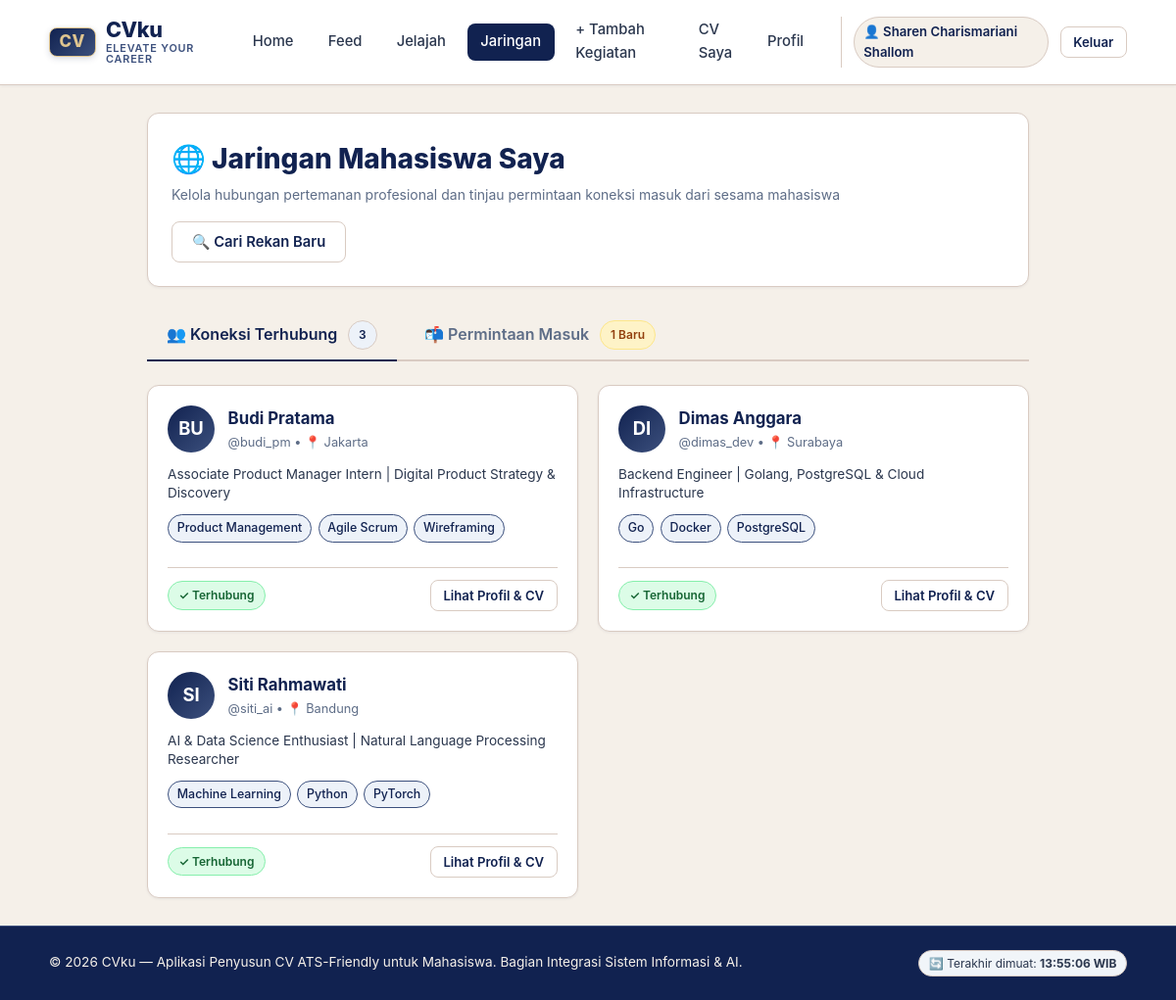
Screenshot of /jaringan (signed in) with the database file from the repository.
### tables this page shows
CREATE TABLE "pengguna" (
                id INTEGER PRIMARY KEY AUTOINCREMENT,
                username TEXT UNIQUE NOT NULL,
                password_hash TEXT NOT NULL,
                peran TEXT NOT NULL DEFAULT 'pengguna',
                nama TEXT,
                email TEXT,
                telepon TEXT,
                kota TEXT,
                linkedin TEXT,
                ringkasan TEXT,
                headline TEXT,
                skill TEXT
            );

CREATE TABLE koneksi (
            id INTEGER PRIMARY KEY AUTOINCREMENT,
            id_pengirim INTEGER NOT NULL REFERENCES pengguna(id),
            id_penerima INTEGER NOT NULL REFERENCES pengguna(id),
            status TEXT NOT NULL DEFAULT 'menunggu' CHECK (status IN ('menunggu', 'terhubung', 'ditolak')),
            dibuat_pada TEXT DEFAULT CURRENT_TIMESTAMP,
            UNIQUE(id_pengirim, id_penerima)
        );

### app.py (the view)
@app.route("/jaringan")
@login_required
def jaringan_page():
    user_id = session["user_id"]
    tab = request.args.get("tab", "koneksi")
    daftar = jaringan.daftar_koneksi(user_id)
    permintaan = jaringan.permintaan_masuk(user_id)
    return render_template(
        "jaringan.html",
        tab=tab,
        daftar_koneksi=daftar,
        permintaan_masuk=permintaan
    )

### app.py (called while the page is built)
@app.after_request
def add_no_cache_headers(response):
    response.headers["Cache-Control"] = "no-cache, no-store, must-revalidate, max-age=0"
    response.headers["Pragma"] = "no-cache"
    response.headers["Expires"] = "0"
    return response

@app.context_processor
def inject_waktu_server():
    return {
        "waktu_refresh": datetime.datetime.now().strftime("%H:%M:%S")
    }

def login_required(f):
    @wraps(f)
    def decorated_function(*args, **kwargs):
        if not session.get("user_id"):
            flash("Silakan masuk terlebih dahulu untuk mengakses halaman ini.", "warning")
            return redirect(url_for("login", next=request.path))
        return f(*args, **kwargs)
    return decorated_function

### db.py (called while the page is built)
def koneksi():
    con = sqlite3.connect(DB_PATH)
    con.row_factory = sqlite3.Row
    con.execute("PRAGMA foreign_keys = ON")
    return con

### jaringan.py (called while the page is built)
def _parse_skill(skill_str):
    if not skill_str:
        return []
    return [s.strip() for s in skill_str.split(",") if s.strip()]

def daftar_koneksi(id_pengguna: int):
    con = db.koneksi()
    try:
        sql = """
        SELECT
            u.id, u.username, u.nama, u.kota, u.headline, u.skill, u.linkedin,
            k.id AS id_koneksi, k.dibuat_pada
        FROM koneksi k
        JOIN pengguna u ON u.id = (
            CASE WHEN k.id_pengirim = ? THEN k.id_penerima ELSE k.id_pengirim END
        )
        WHERE (k.id_pengirim = ? OR k.id_penerima = ?) AND k.status = 'terhubung'
        ORDER BY k.id DESC
        """
        rows = [dict(r) for r in con.execute(sql, (id_pengguna, id_pengguna, id_pengguna)).fetchall()]
        for r in rows:
            all_skills = _parse_skill(r.get("skill"))
            r["skill_list"] = all_skills
            r["tiga_skill"] = all_skills[:3]
        return rows
    finally:
        con.close()

### templates/jaringan.html (shortened to what this page needs)
{% extends "base.html" %}
{% block content %}
<div style="max-width: 900px; margin: 0 auto;">
  <div class="card" style="margin-bottom: 1.5rem;">
    <div style="display: flex; justify-content: space-between; align-items: center; flex-wrap: wrap; gap: 1rem;">
      <div>
        <h1 class="card-title" style="font-size: 1.75rem; font-weight: 800;">
          🌐 Jaringan Mahasiswa Saya
        </h1>
        <p class="card-subtitle">
          Kelola hubungan pertemanan profesional dan tinjau permintaan koneksi masuk dari sesama mahasiswa
        </p>
      </div>
      <a href="{{ url_for('jelajah_page') }}" class="btn btn-outline">
        🔍 Cari Rekan Baru
      </a>
    </div>
  </div>
  <div class="tabs-nav">
    <a href="{{ url_for('jaringan_page', tab='koneksi') }}" class="tab-link {% if tab != 'permintaan' %}active{% endif %}">
      👥 Koneksi Terhubung
      <span class="badge badge-section" style="font-size: 0.75rem; margin-left: 0.25rem;">
        {{ daftar_koneksi|length }}
      </span>
    </a>
    <a href="{{ url_for('jaringan_page', tab='permintaan') }}" class="tab-link {% if tab == 'permintaan' %}active{% endif %}">
      📬 Permintaan Masuk
      {% if permintaan_masuk|length > 0 %}
        <span class="badge" style="background-color: #fef3c7; color: #92400e; border: 1px solid #fde68a; font-size: 0.75rem; margin-left: 0.25rem;">
          {{ permintaan_masuk|length }} Baru
        </span>
      {% else %}
        <span class="badge badge-section" style="font-size: 0.75rem; margin-left: 0.25rem;">0</span>
      {% endif %}
    </a>
  </div>
  {% if tab != 'permintaan' %}
    {% if daftar_koneksi %}
      <div class="user-card-grid" style="margin-top: 0;">
        {% for k in daftar_koneksi %}
          <div class="user-card">
            <div>
              <div style="display: flex; align-items: flex-start; gap: 0.85rem; margin-bottom: 0.75rem;">
                <div class="avatar-circle">
                  {{ (k.nama or k.username)[:2]|upper }}
                </div>
                <div style="flex: 1; min-width: 0;">
                  <h3 style="font-size: 1.05rem; font-weight: 700; margin: 0; white-space: nowrap; overflow: hidden; text-overflow: ellipsis;">
                    <a href="{{ url_for('profil_publik_page', id=k.id) }}" style="color: var(--dark);">
                      {{ k.nama or k.username }}
                    </a>
                  </h3>
                  <p style="font-size: 0.8rem; color: var(--muted); margin: 0.1rem 0 0 0;">
                    @{{ k.username }} {% if k.kota %}• 📍 {{ k.kota }}{% endif %}
                  </p>
                </div>
              </div>
              <p style="font-size: 0.85rem; color: var(--slate); line-height: 1.4; margin-bottom: 0.75rem; display: -webkit-box; -webkit-line-clamp: 2; -webkit-box-orient: vertical; overflow: hidden; min-height: 2.4rem;">
                {{ k.headline or 'Mahasiswa aktif di CVku Network.' }}
              </p>
              <div class="skill-tags">
                {% if k.tiga_skill %}
                  {% for s in k.tiga_skill %}
                    <span class="skill-tag skill-tag-primary">{{ s }}</span>
                  {% endfor %}
                {% endif %}
              </div>
            </div>
            <div style="display: flex; gap: 0.5rem; margin-top: 1rem; border-top: 1px solid var(--border); padding-top: 0.75rem; align-items: center; justify-content: space-between;">
              <span class="badge" style="background: #dcfce7; color: #166534; border: 1px solid #86efac; font-size: 0.75rem;">
                ✓ Terhubung
              </span>
              <a href="{{ url_for('profil_publik_page', id=k.id) }}" class="btn btn-outline btn-sm">
                Lihat Profil &amp; CV
              </a>
            </div>
          </div>
        {% endfor %}
      </div>
    {% endif %}
  {% endif %}
</div>
{% endblock %}

### static/css/style.css (style rules this page uses)
:root { --royal-blue: #112250; --royal-blue-hover: #0a1533; --sapphire: #3C507D; --sapphire-hover: #2b3a5c; --sapphire-light: #edf2f9; --quicksand: #E0C58F; --quicksand-hover: #d1b47b; --quicksand-light: #faf5ed; --swan-wing: #F5F0E9; --shellstone: #D9CBC2; --shellstone-light: #ebe2db; --primary: #112250; --primary-hover: #0a1533; --primary-light: #edf2f9; --secondary: #3C507D; --secondary-hover: #2b3a5c; --accent: #E0C58F; --accent-hover: #d1b47b; --dark: #112250; --slate: #2b374e; --muted: #5e6d87; --light: #F5F0E9; --white: #ffffff; --border: #D9CBC2; --border-focus: #3C507D; --success-bg: #e6f4ea; --success-text: #137333; --success-border: #a8dab5; --warning-bg: #faf5ed; --warning-text: #966914; --warning-border: #E0C58F; --danger-bg: #fee2e2; --danger-text: #991b1b; --danger-border: #fca5a5; --info-bg: #edf2f9; --info-text: #112250; --info-border: #D9CBC2; --shadow-sm: 0 1px 3px rgba(17, 34, 80, 0.06); --shadow: 0 4px 12px rgba(17, 34, 80, 0.08), 0 2px 4px rgba(17, 34, 80, 0.04); --shadow-lg: 0 14px 28px rgba(17, 34, 80, 0.12), 0 6px 12px rgba(17, 34, 80, 0.06); --radius-sm: 8px; --radius: 12px; --radius-lg: 18px; --radius-full: 9999px; --font-main: -apple-system, BlinkMacSystemFont, "Plus Jakarta Sans", "Segoe UI", Roboto, "Helvetica Neue", Arial, sans-serif; --font-cv: "Calibri", "Arial", sans-serif; }
*, *::before, *::after { box-sizing: border-box; margin: 0; padding: 0; }
body { font-family: var(--font-main); background-color: var(--swan-wing); color: var(--slate); line-height: 1.6; min-height: 100vh; display: flex; flex-direction: column; }
a { color: var(--sapphire); text-decoration: none; transition: all 0.15s ease; }
.card { background-color: var(--white); border-radius: var(--radius); border: 1px solid var(--border); box-shadow: var(--shadow-sm); padding: 1.5rem; margin-bottom: 1.5rem; }
.card-title { font-size: 1.25rem; font-weight: 700; color: var(--dark); }
.card-subtitle { font-size: 0.875rem; color: var(--muted); margin-top: 0.2rem; }
.btn { display: inline-flex; align-items: center; justify-content: center; gap: 0.5rem; padding: 0.6rem 1.25rem; font-size: 0.925rem; font-weight: 600; border-radius: var(--radius-sm); border: 1px solid transparent; cursor: pointer; transition: all 0.2s ease; text-decoration: none; line-height: 1.4; }
.btn-outline { background-color: var(--white); color: var(--dark); border-color: var(--shellstone); }
.btn-sm { padding: 0.35rem 0.8rem; font-size: 0.825rem; }
.badge { display: inline-flex; align-items: center; gap: 0.3rem; font-size: 0.785rem; font-weight: 600; padding: 0.25rem 0.65rem; border-radius: var(--radius-full); border: 1px solid transparent; }
.badge-section { background-color: var(--sapphire-light); color: var(--royal-blue); border-color: var(--shellstone); }
.user-card-grid { display: grid; grid-template-columns: repeat(auto-fill, minmax(290px, 1fr)); gap: 1.25rem; margin-top: 1.25rem; }
.user-card { background: var(--white); border: 1px solid var(--border); border-radius: var(--radius); padding: 1.25rem; display: flex; flex-direction: column; justify-content: space-between; box-shadow: var(--shadow-sm); transition: transform 0.15s ease, box-shadow 0.15s ease; }
.avatar-circle { width: 48px; height: 48px; border-radius: 50%; background: linear-gradient(135deg, var(--primary), var(--secondary)); color: #ffffff; display: flex; align-items: center; justify-content: center; font-weight: 700; font-size: 1.15rem; flex-shrink: 0; }
.skill-tags { display: flex; flex-wrap: wrap; gap: 0.4rem; margin: 0.6rem 0; }
.skill-tag { background: #f1f5f9; color: var(--slate); border: 1px solid var(--border); font-size: 0.775rem; font-weight: 500; padding: 0.2rem 0.55rem; border-radius: 9999px; white-space: nowrap; }
.skill-tag-primary { background: var(--primary-light); color: var(--primary); border-color: var(--border-focus); }
.tabs-nav { display: flex; gap: 0.5rem; border-bottom: 2px solid var(--border); margin-bottom: 1.5rem; }
.tab-link { padding: 0.65rem 1.25rem; font-weight: 600; color: var(--muted); text-decoration: none; border-bottom: 2px solid transparent; margin-bottom: -2px; display: inline-flex; align-items: center; gap: 0.4rem; transition: all 0.15s ease; }
.tab-link.active { color: var(--primary); border-bottom-color: var(--primary); }

### rows the page displays
koneksi: nama "Budi Pratama", username "budi_pm", kota "Jakarta", headline "Associate Product Manager Intern | Digital Product Strategy & Discovery", tiga_skill "Product Management" "Agile Scrum" "Wireframing"
pengguna: nama "BU"
koneksi: nama "Dimas Anggara", username "dimas_dev", kota "Surabaya", headline "Backend Engineer | Golang, PostgreSQL & Cloud Infrastructure", tiga_skill "Go" "Docker" "PostgreSQL"
pengguna: nama "DI"
koneksi: nama "Siti Rahmawati", username "siti_ai", kota "Bandung", headline "AI & Data Science Enthusiast | Natural Language Processing Researcher", tiga_skill "Machine Learning" "Python" "PyTorch"
pengguna: nama "SI"

### other values shown
{{ session.get('nama') or session.get('username') }} "Sharen Charismariani Shallom"
{{ daftar_koneksi|length }} "3"
{{ permintaan_masuk|length }} "1"
